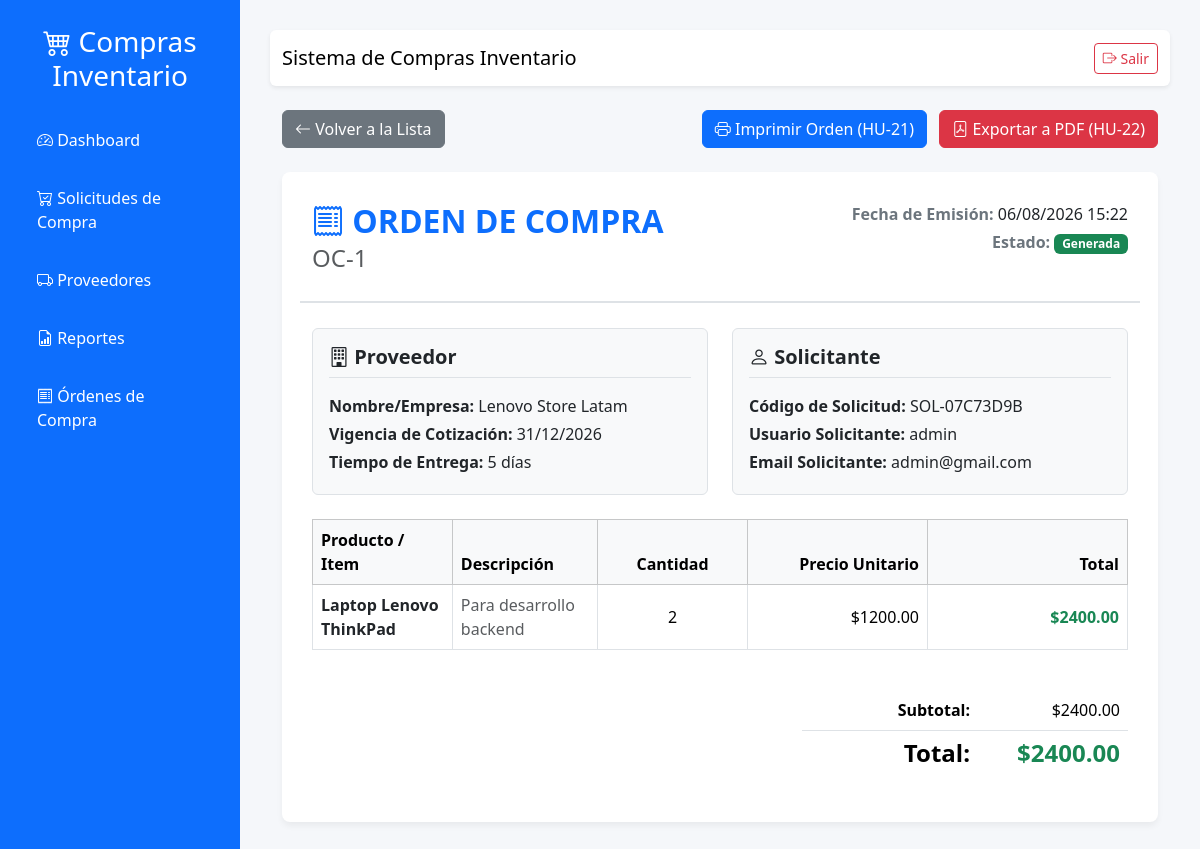
The page /ordenes/1/ on the database its author committed.
### Compras_APP/models.py (models this page shows, shortened)
class OrdenCompra(models.Model):
    cotizacion = models.OneToOneField(
        Cotizacion,
        on_delete=models.CASCADE
    )
    fecha = models.DateTimeField(auto_now_add=True)
    costo_total = models.DecimalField(
        max_digits=12,
        decimal_places=2,
        editable=False
    )

class Cotizacion(models.Model):
    solicitud = models.ForeignKey(
        SolicitudCompra,
        on_delete=models.CASCADE,
        related_name="cotizaciones"
    )
    proveedor = models.CharField(
        max_length=150,
        blank=False,
        null=False
    )
    precio_unitario = models.DecimalField(
        max_digits=10,
        decimal_places=2,
        blank=False,
        null=False
    )
    vigencia = models.DateField(
        blank=False,
        null=False
    )
    tiempo_entrega = models.PositiveIntegerField(
        blank=False,
        null=False
    )
    fecha_registro = models.DateTimeField(
        auto_now_add=True
    )

class SolicitudCompra(models.Model):
    ESTADO_PENDIENTE = "PENDIENTE"
    ESTADO_APROBADA = "APROBADA"
    ESTADO_RECHAZADA = "RECHAZADA"
    ESTADOS = [
        (ESTADO_PENDIENTE, 'Pendiente'),
        (ESTADO_APROBADA, 'Aprobada'),
        (ESTADO_RECHAZADA, 'Rechazada'),
    ]
    codigo = models.CharField(
        max_length=20,
        unique=True,
        editable=False
    )
    justificacion = models.TextField(blank=True, default="")
    producto = models.CharField(max_length=150)
    descripcion = models.TextField(blank=True)
    cantidad = models.PositiveIntegerField()
    solicitante = models.ForeignKey(
        Usuario,
        on_delete=models.CASCADE
    )
    fecha_registro = models.DateTimeField(
        auto_now_add=True
    )
    estado = models.CharField(
        max_length=15,
        choices=ESTADOS,
        default="PENDIENTE"
    )

### Compras_APP/views.py (the view)
def ver_orden_view(request, pk):
    orden = get_object_or_404(OrdenCompra, pk=pk)
    return render(request, "compras/ver_orden.html", {"orden": orden})

### Compras_APP/templates/compras/ver_orden.html (shortened to what this page needs)
{% extends "base.html" %}
{% block content %}
<div class="container mt-4">
    <div class="d-flex justify-content-between align-items-center mb-4 no-print">
        <a href="{% url 'lista_ordenes' %}" class="btn btn-secondary">
            <i class="bi bi-arrow-left"></i> Volver a la Lista
        </a>
        <div>
            <button onclick="window.print();" class="btn btn-primary me-2">
                <i class="bi bi-printer"></i> Imprimir Orden (HU-21)
            </button>
            <a href="{% url 'exportar_orden_pdf' orden.id %}" class="btn btn-danger">
                <i class="bi bi-file-pdf"></i> Exportar a PDF (HU-22)
            </a>
        </div>
    </div>
    <div class="order-card">
        <div class="row order-header">
            <div class="col-md-6">
                <h2 class="order-title mb-1">
                    <i class="bi bi-receipt"></i> ORDEN DE COMPRA
                </h2>
                <h4 class="text-muted">OC-{{ orden.id }}</h4>
            </div>
            <div class="col-md-6 text-md-end mt-3 mt-md-0">
                <p class="mb-1"><span class="meta-label">Fecha de Emisión:</span> {{ orden.fecha|date:"d/m/Y H:i" }}</p>
                <p class="mb-1"><span class="meta-label">Estado:</span> <span class="badge bg-success">Generada</span></p>
            </div>
        </div>
        <div class="row mb-4">
            <div class="col-md-6 mb-3 mb-md-0">
                <div class="p-3 border rounded bg-light h-100">
                    <h5 class="fw-bold text-dark border-bottom pb-2 mb-3">
                        <i class="bi bi-building"></i> Proveedor
                    </h5>
                    <p class="mb-1"><strong>Nombre/Empresa:</strong> {{ orden.cotizacion.proveedor }}</p>
                    <p class="mb-1"><strong>Vigencia de Cotización:</strong> {{ orden.cotizacion.vigencia|date:"d/m/Y" }}</p>
                    <p class="mb-1"><strong>Tiempo de Entrega:</strong> {{ orden.cotizacion.tiempo_entrega }} días</p>
                </div>
            </div>
            <div class="col-md-6">
                <div class="p-3 border rounded bg-light h-100">
                    <h5 class="fw-bold text-dark border-bottom pb-2 mb-3">
                        <i class="bi bi-person"></i> Solicitante
                    </h5>
                    <p class="mb-1"><strong>Código de Solicitud:</strong> {{ orden.cotizacion.solicitud.codigo }}</p>
                    <p class="mb-1"><strong>Usuario Solicitante:</strong> {{ orden.cotizacion.solicitud.solicitante.username }}</p>
                    <p class="mb-1"><strong>Email Solicitante:</strong> {{ orden.cotizacion.solicitud.solicitante.email|default:"N/A" }}</p>
                </div>
            </div>
        </div>
        <div class="table-responsive mb-4">
            <table class="table table-bordered align-middle">
                <thead class="table-light">
                    <tr>
                        <th>Producto / Item</th>
                        <th>Descripción</th>
                        <th class="text-center" style="width: 150px;">Cantidad</th>
                        <th class="text-end" style="width: 180px;">Precio Unitario</th>
                        <th class="text-end" style="width: 200px;">Total</th>
                    </tr>
                </thead>
                <tbody>
                    <tr>
                        <td>
                            <strong class="text-dark">{{ orden.cotizacion.solicitud.producto }}</strong>
                        </td>
                        <td class="text-muted">{{ orden.cotizacion.solicitud.descripcion|default:"Sin descripción adicional" }}</td>
                        <td class="text-center">{{ orden.cotizacion.solicitud.cantidad }}</td>
                        <td class="text-end">${{ orden.cotizacion.precio_unitario }}</td>
                        <td class="text-end fw-bold text-success">${{ orden.costo_total }}</td>
                    </tr>
                </tbody>
            </table>
        </div>
        <div class="row justify-content-end">
            <div class="col-md-5 text-end">
                <table class="table table-borderless">
                    <tr>
                        <td class="text-end"><strong>Subtotal:</strong></td>
                        <td class="text-end" style="width: 150px;">${{ orden.costo_total }}</td>
                    </tr>
                    <tr class="border-top">
                        <td class="text-end"><h4 class="fw-bold mb-0">Total:</h4></td>
                        <td class="text-end"><h4 class="fw-bold text-success mb-0">${{ orden.costo_total }}</h4></td>
                    </tr>
                </table>
            </div>
        </div>
    </div>
</div>
{% endblock %}

### Compras_APP/static/css/styles.css (style rules this page uses)
body { margin:0; font-family:Segoe UI, sans-serif; background:#f5f7fa; }

### Compras_APP/templates/compras/ver_orden.html (style rules this page uses)
.order-card { background: #fff; border-radius: 8px; padding: 30px; box-shadow: 0 4px 6px rgba(0, 0, 0, 0.05); }
.order-header { border-bottom: 2px solid #dee2e6; padding-bottom: 20px; margin-bottom: 25px; }
.order-title { color: #0d6efd; font-weight: 700; }
.meta-label { font-weight: 600; color: #6c757d; }

### rows shown on the page
OrdenCompra: id "1", fecha "06/08/2026 15:22", cotizacion.proveedor "Lenovo Store Latam", cotizacion.vigencia "31/12/2026", cotizacion.tiempo_entrega "5", cotizacion.solicitud.codigo "SOL-07C73D9B", cotizacion.solicitud.solicitante.username "admin", cotizacion.solicitud.solicitante.email "admin@gmail.com", cotizacion.solicitud.producto "Laptop Lenovo ThinkPad", cotizacion.solicitud.descripcion "Para desarrollo backend", cotizacion.solicitud.cantidad "2", cotizacion.precio_unitario "1200.00", costo_total "2400.00"
